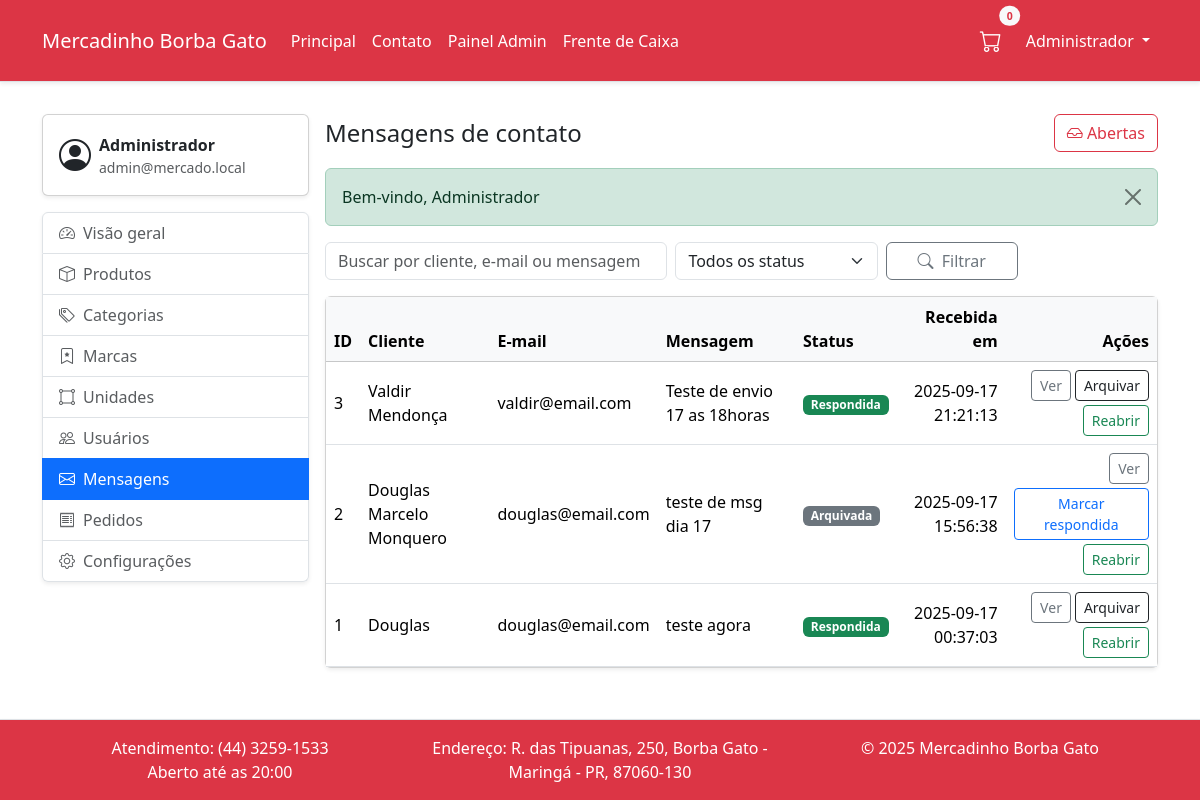
The app's page /public/admin/mensagens (signed in) with its own data.
### tables this page shows
CREATE TABLE `contato_mensagens` (
  `id` int NOT NULL AUTO_INCREMENT,
  `nome` varchar(120) NOT NULL,
  `email` varchar(160) NOT NULL,
  `mensagem` text NOT NULL,
  `resposta` text,
  `status` enum('aberta','respondida','arquivada') NOT NULL DEFAULT 'aberta',
  `ip` varchar(45) DEFAULT NULL,
  `user_agent` varchar(255) DEFAULT NULL,
  `criada_em` timestamp NOT NULL DEFAULT CURRENT_TIMESTAMP,
  `respondida_em` timestamp NULL DEFAULT NULL,
  PRIMARY KEY (`id`)
);

### App/Core/View.php (called while the page is built, shortened)
<?php
final class View
{
    private string $basePath;
    public function __construct()
    {
        $bp = realpath(__DIR__ . '/../Views');
        $this->basePath = $bp !== false ? $bp : (__DIR__ . '/../Views');
    }
    public function render(string $template, array $data = []): void
    {
        $rel = str_replace(['.', ':'], DIRECTORY_SEPARATOR, $template) . '.php';
        $file = $this->basePath . DIRECTORY_SEPARATOR . $rel;
        extract($data, EXTR_SKIP);
        require $file;
    }
}

### App/Core/Controller.php (called while the page is built, shortened)
<?php
abstract class Controller
{
    protected View $view;
    public function __construct()
    {
        $this->view = new View();
    }
    protected function render(string $template, array $data = []): void
    {
        $this->view->render($template, $data);
    }
}

### App/Controllers/Admin/MensagensController.php (called while the page is built, shortened)
<?php
final class MensagensController extends BaseAdminController
{
    private MensagemDAO $dao;
    public function __construct()
    {
        $this->dao = new MensagemDAO(Database::getConnection());
    }
    public function index(): void
    {
        $filters = [
            'q'      => trim((string)($_GET['q'] ?? '')),
            'status' => trim((string)($_GET['status'] ?? '')),
        ];
        $mensagens = $this->dao->list($filters);
        $this->render('admin/mensagens/index', [
            'title'     => 'Mensagens',
            'mensagens' => $mensagens,
            'filters'   => $filters,
        ]);
    }
}

### public/index.php (called while the page is built, shortened)
<?php
$router = new Router();
$method = $_SERVER['REQUEST_METHOD'] ?? 'GET';
$uri    = parse_url($_SERVER['REQUEST_URI'] ?? '/', PHP_URL_PATH) ?? '/';
$scriptName = str_replace('\\', '/', $_SERVER['SCRIPT_NAME'] ?? '');
$scriptDir  = rtrim(str_replace('\\', '/', dirname($scriptName)), '/');
$path = $uri;
if ($scriptName && strpos($path, $scriptName) === 0) {
    $path = substr($path, strlen($scriptName));
}
elseif ($scriptDir && $scriptDir !== '' && $scriptDir !== '/' && strpos($path, $scriptDir) === 0) {
    $path = substr($path, strlen($scriptDir));
}
$path = '/' . ltrim($path, '/');
$router->dispatch($method, $path);

### App/Core/Url.php (called while the page is built, shortened)
<?php declare(strict_types=1);
final class Url
{
    private static function base(): string
    {
        $script = $_SERVER['SCRIPT_NAME'] ?? '';
        $base = rtrim(str_replace('\\','/', dirname($script)), '/');
        return $base;
    }
    public static function to(string $path): string
    {
        $p = str_starts_with($path, '/') ? $path : '/' . $path;
        $base = self::base();
        return $base . $p;
    }
}

### App/Core/Flash.php (called while the page is built, shortened)
<?php declare(strict_types=1);
final class Flash
{
    public static function get(string $key): ?string
    {
        if (!isset($_SESSION['flash'][$key])) return null;
        $m = $_SESSION['flash'][$key];
        return $m;
    }
}

### App/DAO/Database.php (called while the page is built, shortened)
<?php
final class Database
{
    private static ?PDO $pdo = null;
    public static function getConnection(): PDO
    {
        if (self::$pdo === null) {
            $host = $_ENV['DB_HOST'] ?? $_ENV['MYSQLHOST'] ?? '127.0.0.1';
            $port = $_ENV['DB_PORT'] ?? $_ENV['MYSQLPORT'] ?? '3306';
            $database = $_ENV['DB_NAME'] ?? $_ENV['DB_DATABASE'] ?? $_ENV['MYSQLDATABASE'] ?? 'mercadinho';
            $user = $_ENV['DB_USER'] ?? $_ENV['DB_USERNAME'] ?? $_ENV['MYSQLUSER'] ?? 'root';
            $pass = $_ENV['DB_PASS'] ?? $_ENV['DB_PASSWORD'] ?? $_ENV['MYSQLPASSWORD'] ?? '';
            $dsn = sprintf('mysql:host=%s;port=%s;dbname=%s;charset=utf8mb4', $host, $port, $database);
            self::$pdo = new PDO($dsn, $user, $pass, [
                PDO::ATTR_ERRMODE => PDO::ERRMODE_EXCEPTION,
                PDO::ATTR_DEFAULT_FETCH_MODE => PDO::FETCH_ASSOC,
                PDO::ATTR_EMULATE_PREPARES => false,
            ]);
        }
        return self::$pdo;
    }
}

### App/DAO/MensagemDAO.php (called while the page is built, shortened)
<?php declare(strict_types=1);
final class MensagemDAO
{
    public function list(array $filters = []): array
    {
        $sql = 'SELECT id, nome, email, mensagem, status, criada_em, LEFT(mensagem, 80) AS assunto_preview FROM contato_mensagens';
        $where = [];
        $params = [];
        $sql .= ' ORDER BY criada_em DESC LIMIT 100';
        $stmt = $this->pdo->prepare($sql);
        $stmt->execute($params);
        return $stmt->fetchAll(PDO::FETCH_ASSOC) ?: [];
    }
}

### App/Views/admin/mensagens/index.php (the view, shortened to what this page needs)
<?php
$mensagens = $mensagens ?? [];
$filters = $filters ?? ['q' => '', 'status' => ''];
$h = static fn($v) => htmlspecialchars((string)$v, ENT_QUOTES, 'UTF-8');
?>
<!doctype html>
<html lang="pt-br">
<head>
  <link rel="stylesheet" href="<?= \App\Core\Url::to('/assets/css/bootstrap.min.css') ?>" />
  <link href="https://cdn.jsdelivr.net/npm/bootstrap-icons@1.10.5/font/bootstrap-icons.css" rel="stylesheet" />
  <link rel="stylesheet" href="<?= Url::to('/assets/site/css/style.css') ?>" />
</head>
<body>
<div class="d-flex flex-column wrapper">
  <?php require dirname(__DIR__, 2) . '/partials/navbar.php'; ?>
  <main class="flex-fill">
    <div class="container py-3">
      <div class="row g-3">
        <div class="col-12 col-lg-3">
          <?php require dirname(__DIR__, 2) . '/partials/admin-sidebar.php'; ?>
        </div>
        <div class="col-12 col-lg-9">
          <div class="d-flex align-items-center justify-content-between mb-3">
            <h1 class="h4 mb-0">Mensagens de contato</h1>
            <a href="<?= Url::to('/admin/mensagens?status=aberta') ?>" class="btn btn-outline-danger">
              <i class="bi bi-inbox"></i> Abertas
            </a>
          </div>
          <?php if ($msg = Flash::get('success')): ?>
            <div class="alert alert-success alert-dismissible fade show" role="alert">
              <?= $h($msg) ?>
              <button type="button" class="btn-close" data-bs-dismiss="alert" aria-label="Fechar"></button>
            </div>
          <?php endif; ?>
          <form class="row gy-2 gx-2 mb-3" method="get" action="<?= Url::to('/admin/mensagens') ?>">
            <div class="col-sm-12 col-md-5">
              <input type="text" name="q" value="<?= $h($filters['q'] ?? '') ?>" class="form-control" placeholder="Buscar por cliente, e-mail ou mensagem">
            </div>
            <div class="col-sm-6 col-md-3">
              <?php $status = $filters['status'] ?? ''; ?>
              <select name="status" class="form-select">
                <option value=""<?= $status === '' ? ' selected' : '' ?>>Todos os status</option>
              </select>
            </div>
            <div class="col-sm-6 col-md-2 d-grid">
              <button class="btn btn-outline-secondary"><i class="bi bi-search me-1"></i> Filtrar</button>
            </div>
          </form>
          <div class="card shadow-sm">
            <div class="table-responsive">
              <table class="table align-middle table-hover mb-0">
                <thead class="table-light">
                <tr>
                  <th>ID</th>
                  <th>Cliente</th>
                  <th>E-mail</th>
                  <th>Mensagem</th>
                  <th>Status</th>
                  <th class="text-end">Recebida em</th>
                  <th class="text-end">Ações</th>
                </tr>
                </thead>
                <tbody>
                <?php foreach ($mensagens as $mensagem): ?>
                  <?php $statusAtual = $mensagem['status'] ?? 'aberta'; ?>
                  <tr>
                    <td><?= (int)($mensagem['id'] ?? 0) ?></td>
                    <td><?= $h($mensagem['nome'] ?? '') ?></td>
                    <td><?= $h($mensagem['email'] ?? '') ?></td>
                    <td><?= $h($mensagem['assunto_preview'] ?? '') ?></td>
                    <td>
                      <span class="badge <?= $statusAtual === 'aberta' ? 'text-bg-warning' : ($statusAtual === 'respondida' ? 'text-bg-success' : 'text-bg-secondary') ?>">
                        <?= $h(ucfirst($statusAtual)) ?>
                      </span>
                    </td>
                    <td class="text-end"><?= $h($mensagem['criada_em'] ?? '-') ?></td>
                    <td class="text-end">
                      <div class="d-flex justify-content-end gap-1 flex-wrap">
                        <a class="btn btn-outline-secondary btn-sm" href="<?= Url::to('/admin/mensagens/ver') . '?id=' . (int)($mensagem['id'] ?? 0) ?>">Ver</a>
                        <?php if ($statusAtual !== 'respondida'): ?>
                          <form method="post" action="<?= Url::to('/admin/mensagens/status') ?>" class="d-inline">
                            <button type="submit" class="btn btn-outline-primary btn-sm">Marcar respondida</button>
                          </form>
                        <?php endif; ?>
                        <?php if ($statusAtual !== 'arquivada'): ?>
                          <form method="post" action="<?= Url::to('/admin/mensagens/status') ?>" class="d-inline">
                            <button type="submit" class="btn btn-outline-dark btn-sm">Arquivar</button>
                          </form>
                        <?php endif; ?>
                        <?php if ($statusAtual !== 'aberta'): ?>
                          <form method="post" action="<?= Url::to('/admin/mensagens/status') ?>" class="d-inline">
                            <button type="submit" class="btn btn-outline-success btn-sm">Reabrir</button>
                          </form>
                        <?php endif; ?>
                      </div>
                    </td>
                  </tr>
                <?php endforeach; ?>
                </tbody>
              </table>
            </div>
          </div>
        </div>
      </div>
    </div>
  </main>
  <?php require dirname(__DIR__, 2) . '/partials/footer.php'; ?>
</div>
</body>
</html>

### public/assets/site/css/style.css (style rules this page uses)
body { min-width: 372px; }
.wrapper { min-height: 100vh; }

### records on screen
contato_mensagens: id "3", nome "Valdir Mendonça", email "valdir@email.com", assunto_preview "Teste de envio 17 as 18horas", status "Respondida", criada_em "2025-09-17 21:21:13"
contato_mensagens: id "2", nome "Douglas Marcelo Monquero", email "douglas@email.com", assunto_preview "teste de msg dia 17", status "Arquivada", criada_em "2025-09-17 15:56:38"
contato_mensagens: id "1", nome "Douglas", email "douglas@email.com", assunto_preview "teste agora", status "Respondida", criada_em "2025-09-17 00:37:03"

### other values on screen
$cartCount "0"
$u['nome'] "Administrador"
$nome "Administrador"
$email "admin@mercado.local"
$h($msg) "Bem-vindo, Administrador"
